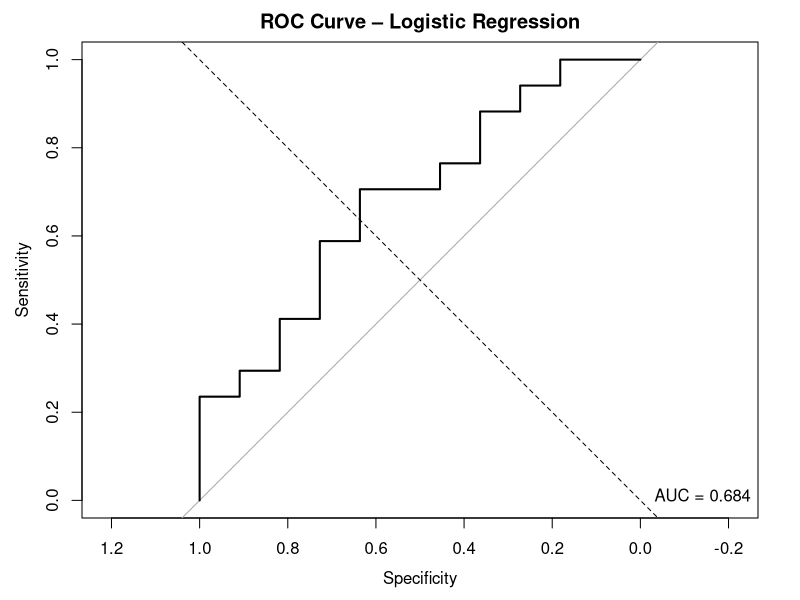
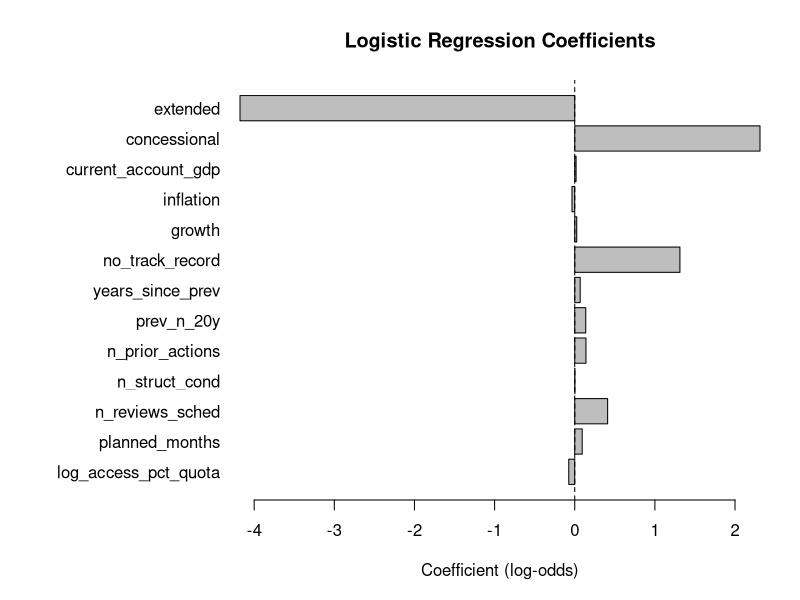
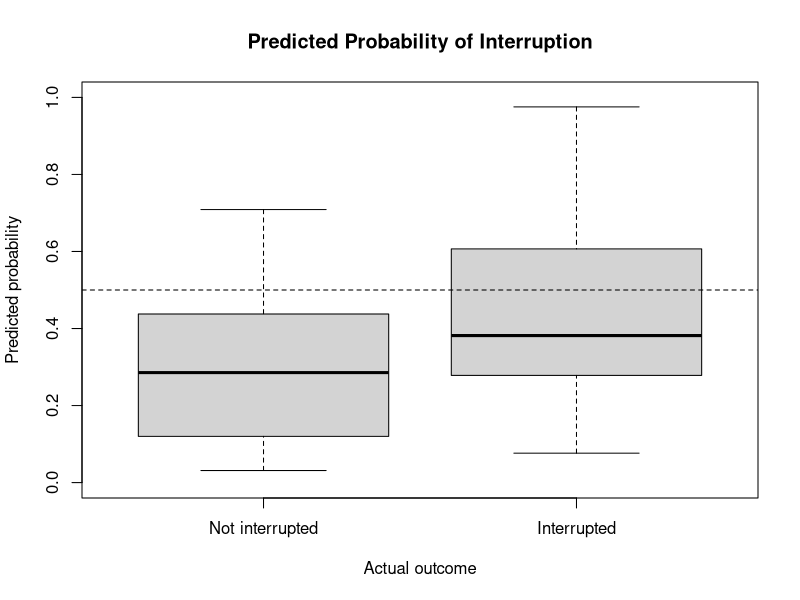

These charts were generated, in order, by the following R code:
################################################################################
# TASK 3A – LOGISTIC REGRESSION
# Simpler model alternative to Random Forest
################################################################################

library(readr)

################################################################################
# 1. LOAD DATA
################################################################################

train <- read_csv("../Data/processed/train.csv", show_col_types = FALSE)
test  <- read_csv("../Data/processed/test.csv", show_col_types = FALSE)


################################################################################
# 2. DEFINE FEATURES
################################################################################

features <- c(
  "log_access_pct_quota",
  "planned_months",
  "n_reviews_sched",
  "n_struct_cond",
  "n_prior_actions",
  "prev_n_20y",
  "years_since_prev",
  "no_track_record",
  "growth",
  "inflation",
  "current_account_gdp",
  "concessional",
  "extended"
)


################################################################################
# 3. TRAIN LOGISTIC REGRESSION
################################################################################

logit_formula <- as.formula(
  paste("interrupted ~", paste(features, collapse = " + "))
)

logit_model <- glm(
  logit_formula,
  data = train,
  family = binomial()
)

summary(logit_model)


################################################################################
# 4. PREDICTIONS ON TEST SET
################################################################################

# Predicted probability of interruption
test_prob <- predict(
  logit_model,
  newdata = test,
  type = "response"
)

# Convert probabilities into 0/1 predictions
# 0.50 threshold
test_pred <- ifelse(test_prob >= 0.50, 1, 0)


################################################################################
# 5. CONFUSION MATRIX
################################################################################

conf_matrix <- table(
  Actual = test$interrupted,
  Predicted = test_pred
)

print(conf_matrix)


################################################################################
# 6. CALCULATE PERFORMANCE METRICS
################################################################################

TN <- conf_matrix["0", "0"]
FP <- conf_matrix["0", "1"]
FN <- conf_matrix["1", "0"]
TP <- conf_matrix["1", "1"]

accuracy <- (TP + TN) / (TP + TN + FP + FN)

sensitivity <- TP / (TP + FN)

specificity <- TN / (TN + FP)

balanced_accuracy <- (sensitivity + specificity) / 2

cat("\n")
cat("Accuracy:", round(accuracy, 3), "\n")
cat("Sensitivity:", round(sensitivity, 3), "\n")
cat("Specificity:", round(specificity, 3), "\n")
cat("Balanced Accuracy:", round(balanced_accuracy, 3), "\n")


################################################################################
# 7. AUC
################################################################################

if (!requireNamespace("pROC", quietly = TRUE)) {
  install.packages("pROC")
}

library(pROC)

roc_logit <- roc(
  test$interrupted,
  test_prob
)

auc_value <- auc(roc_logit)

cat("AUC:", round(auc_value, 3), "\n")


################################################################################
# 8. GRAPH 1 – ROC CURVE
################################################################################

plot(
  roc_logit,
  main = "ROC Curve – Logistic Regression",
  lwd = 2
)

abline(
  a = 0,
  b = 1,
  lty = 2
)

legend(
  "bottomright",
  legend = paste("AUC =", round(auc_value, 3)),
  bty = "n"
)

# Save graph
dev.copy(
  png,
  "fig_logit_roc.png",
  width = 800,
  height = 600
)

dev.off()


################################################################################
# 9. GRAPH 2 – LOGISTIC REGRESSION COEFFICIENTS
################################################################################

coef_values <- coef(logit_model)

# Remove intercept
coef_values <- coef_values[
  names(coef_values) != "(Intercept)"
]

par(mar = c(5, 12, 4, 2))

barplot(
  coef_values,
  horiz = TRUE,
  las = 1,
  main = "Logistic Regression Coefficients",
  xlab = "Coefficient (log-odds)"
)

abline(
  v = 0,
  lty = 2
)

# Save graph
dev.copy(
  png,
  "fig_logit_coefficients.png",
  width = 1000,
  height = 700
)

dev.off()

# Reset plotting margins
par(
  mar = c(5.1, 4.1, 4.1, 2.1)
)


################################################################################
# 10. GRAPH 3 – PREDICTED PROBABILITIES
################################################################################

boxplot(
  test_prob ~ factor(
    test$interrupted,
    levels = c(0, 1),
    labels = c(
      "Not interrupted",
      "Interrupted"
    )
  ),
  main = "Predicted Probability of Interruption",
  xlab = "Actual outcome",
  ylab = "Predicted probability",
  ylim = c(0, 1)
)

# Show 50% classification threshold
abline(
  h = 0.5,
  lty = 2
)

# Save graph
dev.copy(
  png,
  "fig_logit_probabilities.png",
  width = 800,
  height = 600
)

dev.off()


################################################################################
# 11. OPTIONAL – ODDS RATIOS
################################################################################

odds_ratios <- exp(coef(logit_model))

print(odds_ratios)


################################################################################
# 12. SUMMARY
################################################################################

cat("\n")
cat("========================================\n")
cat("LOGISTIC REGRESSION RESULTS\n")
cat("========================================\n")
cat("Test observations:", nrow(test), "\n")
cat("Accuracy:", round(accuracy, 3), "\n")
cat("Sensitivity:", round(sensitivity, 3), "\n")
cat("Specificity:", round(specificity, 3), "\n")
cat("Balanced Accuracy:", round(balanced_accuracy, 3), "\n")
cat("AUC:", round(auc_value, 3), "\n")
cat("========================================\n")
